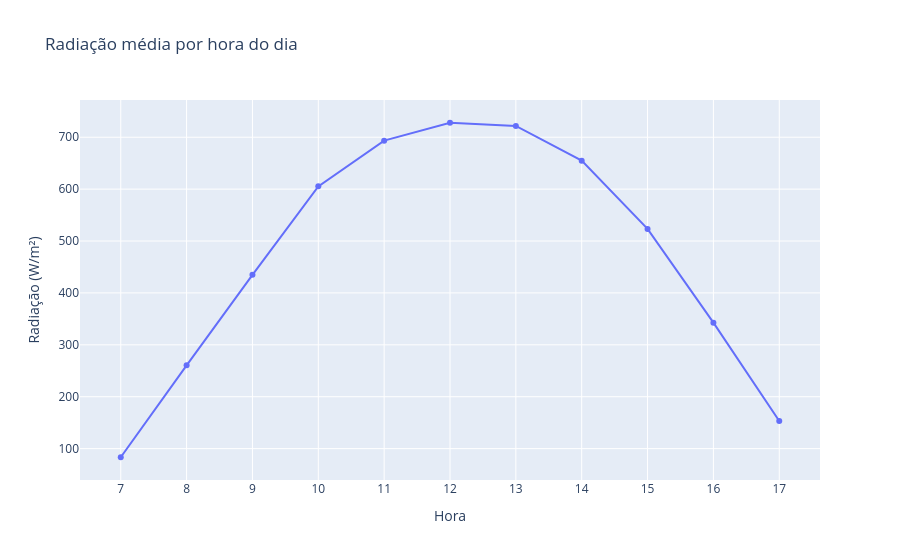

Notebook source saved alongside this figure:
### Code cell
df["data_hora"] = pd.to_datetime(df["data_hora"])

df_hora = (
    df.groupby(df["data_hora"].dt.hour)["radiacao_w_m2"]
    .mean()
    .reset_index()
    .rename(columns={"data_hora": "hora"})
)

fig = px.line(
    df_hora, x="hora", y="radiacao_w_m2",
    markers=True,
    title="Radiação média por hora do dia",
    labels={"hora": "Hora", "radiacao_w_m2": "Radiação (W/m²)"},
)
fig.update_xaxes(dtick=1)
fig.show()

### Figure 1 — Plotly figure (JSON) as saved in the notebook; plotly's stock layout.template omitted (floating-point values rounded to 4 significant figures)
{"data": [{"hovertemplate": "Hora=%{x}<br>Radiação (W/m²)=%{y}<extra></extra>", "legendgroup": "", "line": {"color": "#636efa", "dash": "solid"}, "marker": {"symbol": "circle"}, "mode": "lines+markers", "name": "", "orientation": "v", "showlegend": false, "type": "scatter", "x": [7, 8, 9, 10, 11, 12, 13, 14, 15, 16, 17], "xaxis": "x", "y": [83.4, 260.5, 434.8, 605.3, 693.4, 727.9, 721.9, 654.9, 523.3, 342.7, 153.2], "yaxis": "y"}], "layout": {"legend": {"tracegroupgap": 0}, "title": {"text": "Radiação média por hora do dia"}, "xaxis": {"anchor": "y", "domain": [0, 1], "dtick": 1, "title": {"text": "Hora"}}, "yaxis": {"anchor": "x", "domain": [0, 1], "title": {"text": "Radiação (W/m²)"}}}}
